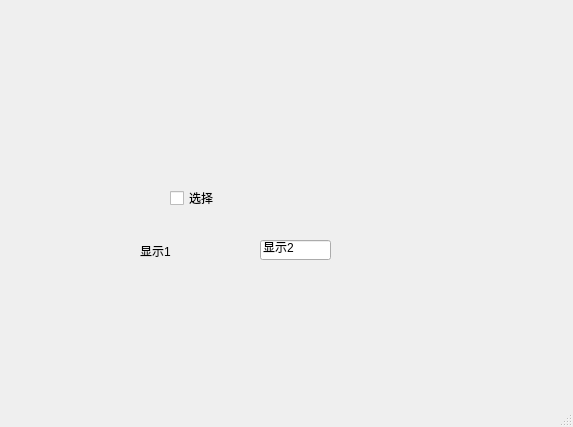
<?xml version="1.0" encoding="UTF-8"?>
<ui version="4.0">
 <class>MainWindow</class>
 <widget class="QMainWindow" name="MainWindow">
  <property name="geometry">
   <rect>
    <x>0</x>
    <y>0</y>
    <width>573</width>
    <height>427</height>
   </rect>
  </property>
  <property name="windowTitle">
   <string>MainWindow</string>
  </property>
  <widget class="QWidget" name="centralwidget">
   <widget class="QLabel" name="label">
    <property name="geometry">
     <rect>
      <x>140</x>
      <y>240</y>
      <width>54</width>
      <height>21</height>
     </rect>
    </property>
    <property name="text">
     <string>显示1</string>
    </property>
   </widget>
   <widget class="QLineEdit" name="lineEdit">
    <property name="geometry">
     <rect>
      <x>260</x>
      <y>240</y>
      <width>71</width>
      <height>20</height>
     </rect>
    </property>
    <property name="text">
     <string>显示2</string>
    </property>
   </widget>
   <widget class="QCheckBox" name="checkBox">
    <property name="geometry">
     <rect>
      <x>170</x>
      <y>190</y>
      <width>71</width>
      <height>16</height>
     </rect>
    </property>
    <property name="text">
     <string>选择</string>
    </property>
   </widget>
  </widget>
  <widget class="QMenuBar" name="menubar">
   <property name="geometry">
    <rect>
     <x>0</x>
     <y>0</y>
     <width>573</width>
     <height>23</height>
    </rect>
   </property>
  </widget>
  <widget class="QStatusBar" name="statusbar"/>
 </widget>
 <resources/>
 <connections/>
</ui>
